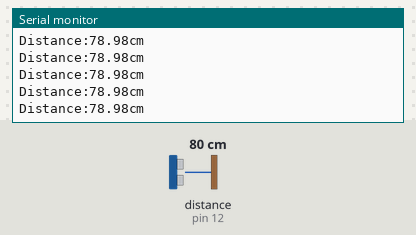
Simulated run of this sketch. Board: Arduino Uno, built with avr-gcc and run on an emulated ATmega328P. Shown: the last lines printed to the serial monitor. Wiring (inferred from the names in the program): ultrasonic range finder: trigger pin 13; echo pin 12. Inputs (shaded band) come from the test bench; at power-on: distance to the obstacle (sensor on pin 12) 80 cm. The echo pulse lasts 58.3 µs per cm.

Above: at 1.2 s.
1.3 s: distance to the obstacle (sensor on pin 12) set to 2 cm
At 1.38 s:
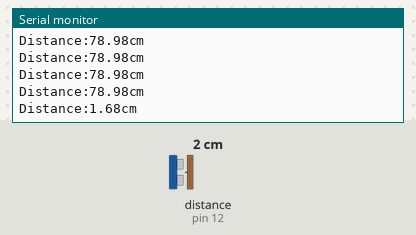
2.8 s: distance to the obstacle (sensor on pin 12) set to 250 cm
At 2.9 s:
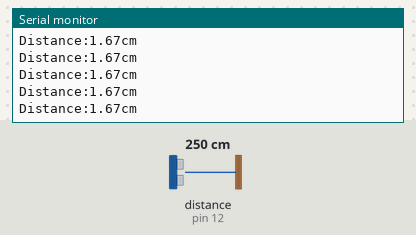
5.8 s: distance to the obstacle (sensor on pin 12) set to 35 cm
At 5.9 s:
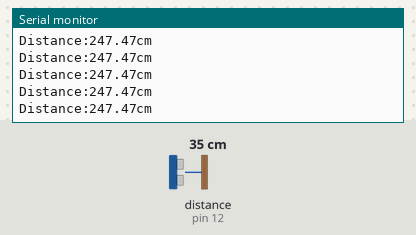
8.8 s: distance to the obstacle (sensor on pin 12) set to 250 cm
At 8.9 s:
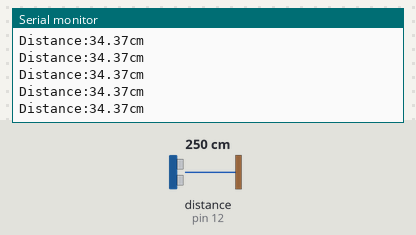
Timing chart, 0 to 11.8 s (numbered marks = the images above; inputs shaded):
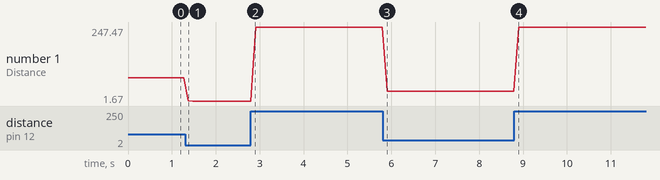

The sketch:

exe12.ino
```cpp
int triggerPin = 13;
int echoPin = 12;
float duration;
float distance;

void setup()
{
  pinMode(triggerPin, OUTPUT);
  pinMode(echoPin, INPUT);
  Serial.begin(9600);
}

void loop()
{
    digitalWrite(triggerPin, LOW);
    delayMicroseconds(2);
    digitalWrite(triggerPin, HIGH );
    delayMicroseconds(10);
    digitalWrite(triggerPin, LOW);
    duration = pulseIn(echoPin, HIGH);
    distance = duration * 0.034 / 2;
    Serial.print("\nDistance:");
    Serial.print(distance);
    Serial.println("cm");
    delay(100); // missed
}
```

Measured:
- after the input at 1.3 s, the serial monitor: prints a new line after 0.08 s (image 1)
- plotted number 1: 78.98 → 1.67 after the input at 1.3 s, 1.67 → 247.47 after the input at 2.8 s, 247.47 → 34.37 after the input at 5.8 s, 34.37 → 247.47 after the input at 8.8 s
